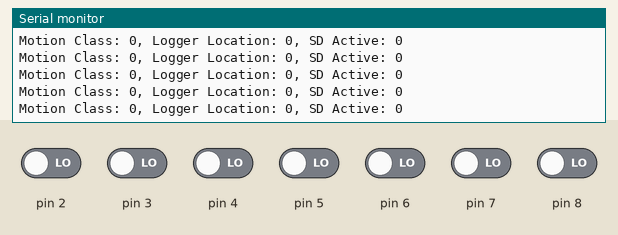
Simulated run of this sketch. Board: Arduino Uno, built with avr-gcc and run on an emulated ATmega328P. Shown: the last lines printed to the serial monitor. Inputs (shaded band) come from the test bench; at power-on: pin 2–8 LOW.

Above: at 1.2 s.
1.3 s: pin 2 driven HIGH
At 1.4 s:
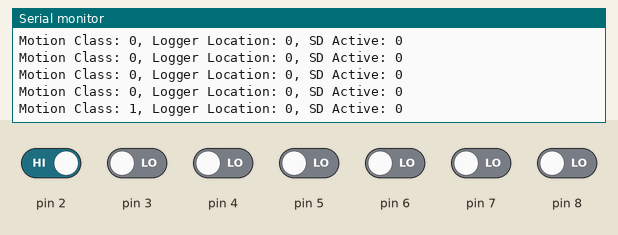
2.8 s: pin 3 driven HIGH
At 2.88 s:
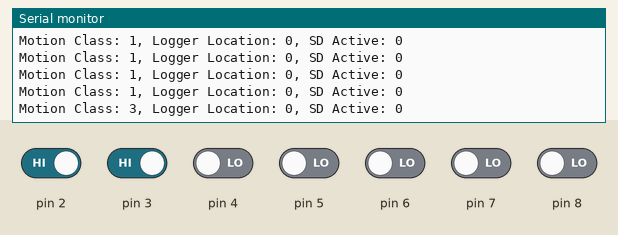
5.8 s: pin 5 driven HIGH
At 5.9 s:
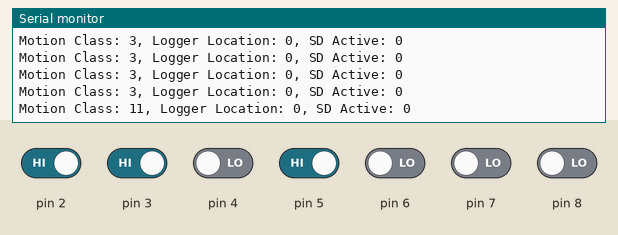
8.8 s: pin 3 driven LOW
At 8.88 s:
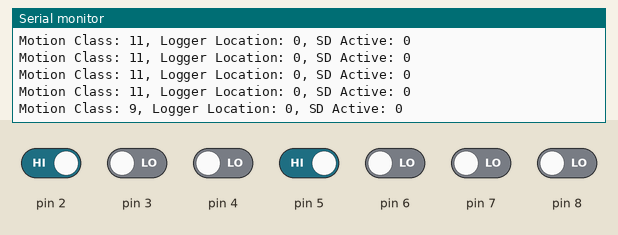
11.8 s: pin 4 driven HIGH
At 11.9 s:
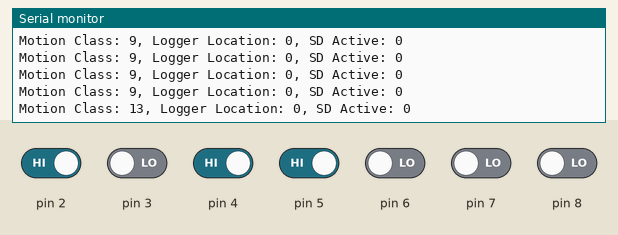
14.8 s: pin 4 driven LOW
Timing chart, 0 to 17.8 s (numbered marks = the images above; inputs shaded):
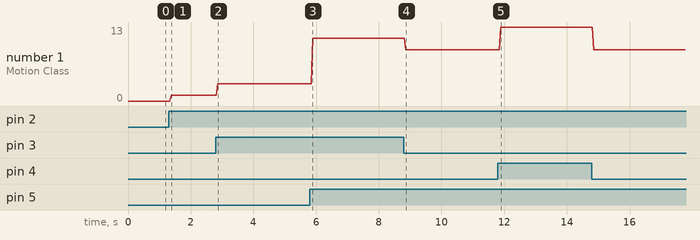

Measured:
- after the input at 1.3 s, the serial monitor: prints a new line after 0.08 s (image 1)
- after the input at 2.8 s, the serial monitor: prints a new line after 0.07 s (image 2)
- after the input at 5.8 s, the serial monitor: prints a new line after 0.09 s (image 3)
- after the input at 8.8 s, the serial monitor: prints a new line after 0.07 s (image 4)
- after the input at 11.8 s, the serial monitor: prints a new line after 0.09 s (image 5)
- plotted number 1: 0 → 1 after the input at 1.3 s, 1 → 3 after the input at 2.8 s, 3 → 11 after the input at 5.8 s, 11 → 9 after the input at 8.8 s, 9 → 13 after the input at 11.8 s

The sketch:

button.ino
```cpp
void setup() {
  init_dip_switch();
  Serial.begin(9600);
  Serial.println("LOL");
}

void loop() {
  Serial.print("Motion Class: ");
  Serial.print(read_motion_class());
  Serial.print(", Logger Location: ");
  Serial.print(read_logger_location());
  Serial.print(", SD Active: ");
  Serial.println(read_sd_active());
}

void init_dip_switch() {
  pinMode(2, INPUT);
  pinMode(3, INPUT);
  pinMode(4, INPUT);
  pinMode(5, INPUT);
  pinMode(6, INPUT);
  pinMode(7, INPUT);
  pinMode(8, INPUT);
  //pinMode(9, INPUT);
}

int read_motion_class() {
  int out = 0x0000;
  for (int i = 5; i >= 2; i--) {
    out = (out << 1) | digitalRead(i);
  }
  return out;
}

bool read_sd_active() {
  return (bool) digitalRead(8);
}

int read_logger_location() {
  int out = 0x00;
  for (int i = 7; i >= 6; i--) {
    out = (out << 1) | digitalRead(i);
  }
  return out;
}
```
